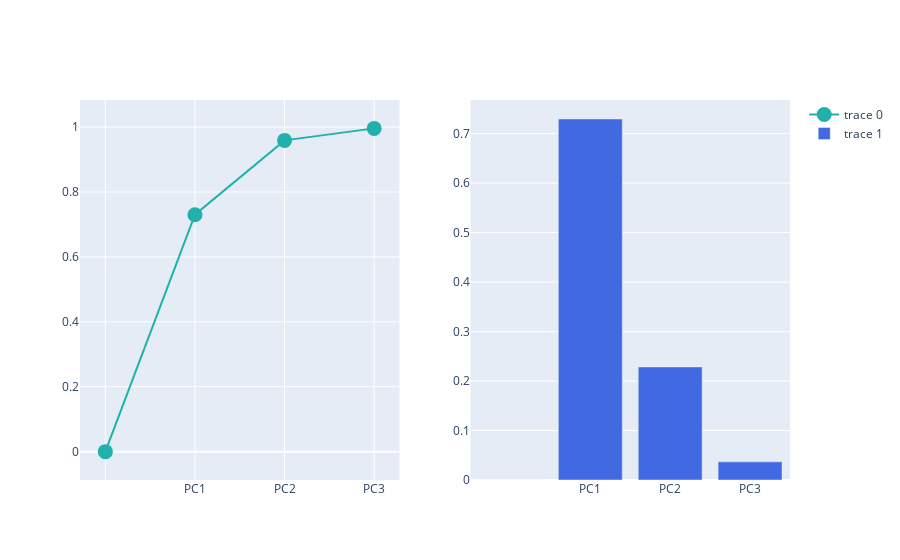

Source (notebook cell):
### Markdown cell above
##### 3.2.4.3. Explained Variance + Cumulative Variance (Separate Plot)

### Code cell
from plotly.subplots import make_subplots
import plotly.graph_objects as go

fig = make_subplots(rows=1, cols=2)

fig.add_trace(
    go.Scatter(
        x=df_explained_variance['PC'],
        y=df_explained_variance['Cumulative Variance'],
        marker=dict(size=15, color="LightSeaGreen")
    ), row=1, col=1
    )

fig.add_trace(
    go.Bar(
        x=df_explained_variance['PC'],
        y=df_explained_variance['Explained Variance'],
        marker=dict(color="RoyalBlue"),
    ), row=1, col=2
    )


fig.show()

### Figure 1 — Plotly figure (JSON) as saved in the notebook; plotly's stock layout.template omitted (floating-point values rounded to 4 significant figures)
{"data": [{"marker": {"color": "LightSeaGreen", "size": 15}, "type": "scatter", "x": ["", "PC1", "PC2", "PC3"], "xaxis": "x", "y": [0, 0.73, 0.959, 0.996], "yaxis": "y"}, {"marker": {"color": "RoyalBlue"}, "type": "bar", "x": ["", "PC1", "PC2", "PC3"], "xaxis": "x2", "y": [0, 0.7296, 0.2285, 0.03669], "yaxis": "y2"}], "layout": {"autosize": true, "xaxis": {"anchor": "y", "autorange": true, "domain": [0, 0.45], "range": [-4.525, 7.525], "type": "category"}, "xaxis2": {"anchor": "y2", "autorange": true, "domain": [0.55, 1], "range": [-0.5, 3.5], "type": "category"}, "yaxis": {"anchor": "x", "autorange": true, "domain": [0, 1], "range": [-0.1278, 1.124], "type": "linear"}, "yaxis2": {"anchor": "x2", "autorange": true, "domain": [0, 1], "range": [0, 0.768], "type": "linear"}}}
